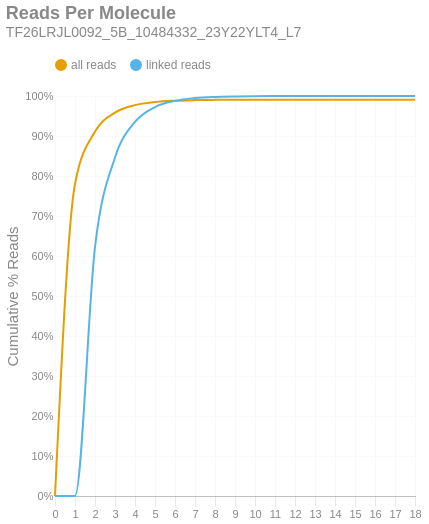

The notebook cell this image was saved under:
### Markdown cell above
### Reads per Molecule
This chart shows the cumulative distribution of the number of reads per linked molecule. That is, how many alignments are associated with a unique molecule. This excludes the number of reads associated with invalid or absent linked-read barcodes. The `linked` histogram is the percentages recalculated when disregarding singletons.

### Code cell
if SKIPLR:
    print_html(f"Skipped")
else:
    counts = np.bincount(valids['reads'].cast(pl.Int64).to_numpy())
    weighted = counts * np.arange(len(counts))
    all_perc = weighted / n_reads
    linked_perc = weighted / n_linked_reads
    linked_perc[1] = 0
    binned_df = pl.DataFrame({
        'readsper': list(range(len(counts))),
        'all reads (cumsum)': np.cumsum(all_perc).tolist(),
        'linked reads (cumsum)': np.cumsum(linked_perc).tolist(),
    })

    with SafeRender(binned_df):
        (
            density_plot(binned_df, 'Reads Per Molecule', samplename, 'readspmol')
            .encode(
                x=alt.X('readsper:O', title=None).axis(labelAngle=0).scale(padding=0),
                y=alt.Y('value:Q', title='Cumulative % Reads').axis(format='%').stack(False),
                color=alt.Color("key:N").scale(domain=["all reads", "linked reads"]),
                tooltip=[
                    alt.Tooltip("key:N", title="Data Type"),
                    alt.Tooltip("readsper:O", title="Reads Per Molecule"),
                    alt.Tooltip("value:Q", format=".2%", title="% Reads (Cum.)")
                ]            
            )
        ).display()

### Figure 1 — Vega-Lite specification as saved in the notebook (floating-point values rounded to 4 significant figures)
{"width": "container", "height": 400, "config": {"title": {"anchor": "start", "dy": -15, "fontSize": 18, "color": "#888888", "subtitleColor": "#888888", "subtitleFontSize": 14}, "arc": {"fill": "#0072B2"}, "axis": {"domainColor": "#888888", "domainWidth": 0.5, "gridWidth": 0.2, "grid": false, "titleFontWeight": 400, "titleFontSize": 15, "labelFontSize": 11, "labelColor": "#888888", "tickColor": "#888888", "tickWidth": 0.2, "titleColor": "#888888"}, "axisBand": {"grid": false}, "axisX": {"grid": true, "tickSize": 10, "domainCap": "round"}, "axisY": {"domain": false, "grid": true, "tickSize": 0, "domainCap": "round"}, "background": "transparent", "header": {"labelFontSize": 15, "labelColor": "#888888", "titleFontSize": 15, "titleFontWeight": 600, "titleColor": "#888888"}, "legend": {"labelFont": "sans-serif", "labelFontSize": 12, "labelColor": "#888888", "symbolSize": 100, "symbolType": "circle", "titleFontSize": 12, "titlePadding": 10, "titleColor": "#888888", "title": null, "orient": "top"}, "range": {"category": ["#E69F00", "#56B4E9", "#009E73", "#F0E442", "#0072B2", "#D55E00", "#CC79A7", "#000000"], "diverging": ["#cfe8f3", "#a2d4ec", "#73bfe2", "#46abdb", "#1696d2", "#12719e"]}, "area": {"fill": "#0072B2", "fillOpacity": 0.7, "line": true, "strokeOpacity": 0.7}, "line": {"color": "#0072B2", "stroke": "#0072B2", "strokeWidth": 2}, "trail": {"color": "#0072B2", "stroke": "#0072B2", "strokeWidth": 0, "size": 1}, "point": {"filled": true, "fillOpacity": 1.0, "size": 95}, "text": {"color": "#888888", "fontSize": 11, "align": "right", "fontWeight": 400, "size": 11}, "bar": {"fill": "#0072B2", "stroke": null}, "view": {"stroke": null, "continuousWidth": 660, "continuousHeight": 400}}, "data": {"name": "data-fd79e2fe1d3b1b33067a495252b8f3ff"}, "mark": {"type": "line", "interpolate": "monotone", "point": {"opacity": 0, "size": 275}}, "encoding": {"color": {"field": "key", "scale": {"domain": ["all reads", "linked reads"]}, "type": "nominal"}, "tooltip": [{"field": "key", "title": "Data Type", "type": "nominal"}, {"field": "readsper", "title": "Reads Per Molecule", "type": "ordinal"}, {"field": "value", "format": ".2%", "title": "% Reads (Cum.)", "type": "quantitative"}], "x": {"axis": {"labelAngle": 0}, "field": "readsper", "scale": {"padding": 0}, "title": null, "type": "ordinal"}, "y": {"axis": {"format": "%"}, "field": "value", "stack": false, "title": "Cumulative % Reads", "type": "quantitative"}}, "params": [{"name": "param_c36ac31b6afebe62", "select": {"type": "point", "fields": ["key"]}, "bind": "legend"}], "title": {"text": "Reads Per Molecule", "subtitle": "TF26LRJL0092_5B_10484332_23Y22YLT4_L7"}, "transform": [{"fold": ["all reads (cumsum)", "linked reads (cumsum)"]}, {"calculate": "replace(datum.key, ' (cumsum)', '')", "as": "key"}, {"filter": {"param": "param_c36ac31b6afebe62"}}], "usermeta": {"embedOptions": {"downloadFileName": "TF26LRJL0092_5B_10484332_23Y22YLT4_L7.readspmol"}}, "$schema": "https://vega.github.io/schema/vega-lite/v6.4.1.json", "datasets": {"data-fd79e2fe1d3b1b33067a495252b8f3ff": [{"readsper": 0, "all reads (cumsum)": 0.0, "linked reads (cumsum)": 0.0}, {"readsper": 1, "all reads (cumsum)": 0.7801, "linked reads (cumsum)": 0.0}, {"readsper": 2, "all reads (cumsum)": 0.9112, "linked reads (cumsum)": 0.6223}, {"readsper": 3, "all reads (cumsum)": 0.9584, "linked reads (cumsum)": 0.8463}, {"readsper": 4, "all reads (cumsum)": 0.9772, "linked reads (cumsum)": 0.9353}, {"readsper": 5, "all reads (cumsum)": 0.985, "linked reads (cumsum)": 0.9724}, {"readsper": 6, "all reads (cumsum)": 0.9883, "linked reads (cumsum)": 0.9879}, {"readsper": 7, "all reads (cumsum)": 0.9897, "linked reads (cumsum)": 0.9947}, {"readsper": 8, "all reads (cumsum)": 0.9903, "linked reads (cumsum)": 0.9976}, {"readsper": 9, "all reads (cumsum)": 0.9906, "linked reads (cumsum)": 0.9989}, {"readsper": 10, "all reads (cumsum)": 0.9907, "linked reads (cumsum)": 0.9995}, {"readsper": 11, "all reads (cumsum)": 0.9908, "linked reads (cumsum)": 0.9997}, {"readsper": 12, "all reads (cumsum)": 0.9908, "linked reads (cumsum)": 0.9999}, {"readsper": 13, "all reads (cumsum)": 0.9908, "linked reads (cumsum)": 0.9999}, {"readsper": 14, "all reads (cumsum)": 0.9908, "linked reads (cumsum)": 0.9999}, {"readsper": 15, "all reads (cumsum)": 0.9908, "linked reads (cumsum)": 1.0}, {"readsper": 16, "all reads (cumsum)": 0.9908, "linked reads (cumsum)": 1.0}, {"readsper": 17, "all reads (cumsum)": 0.9908, "linked reads (cumsum)": 1.0}, {"readsper": 18, "all reads (cumsum)": 0.9908, "linked reads (cumsum)": 1.0}]}}
